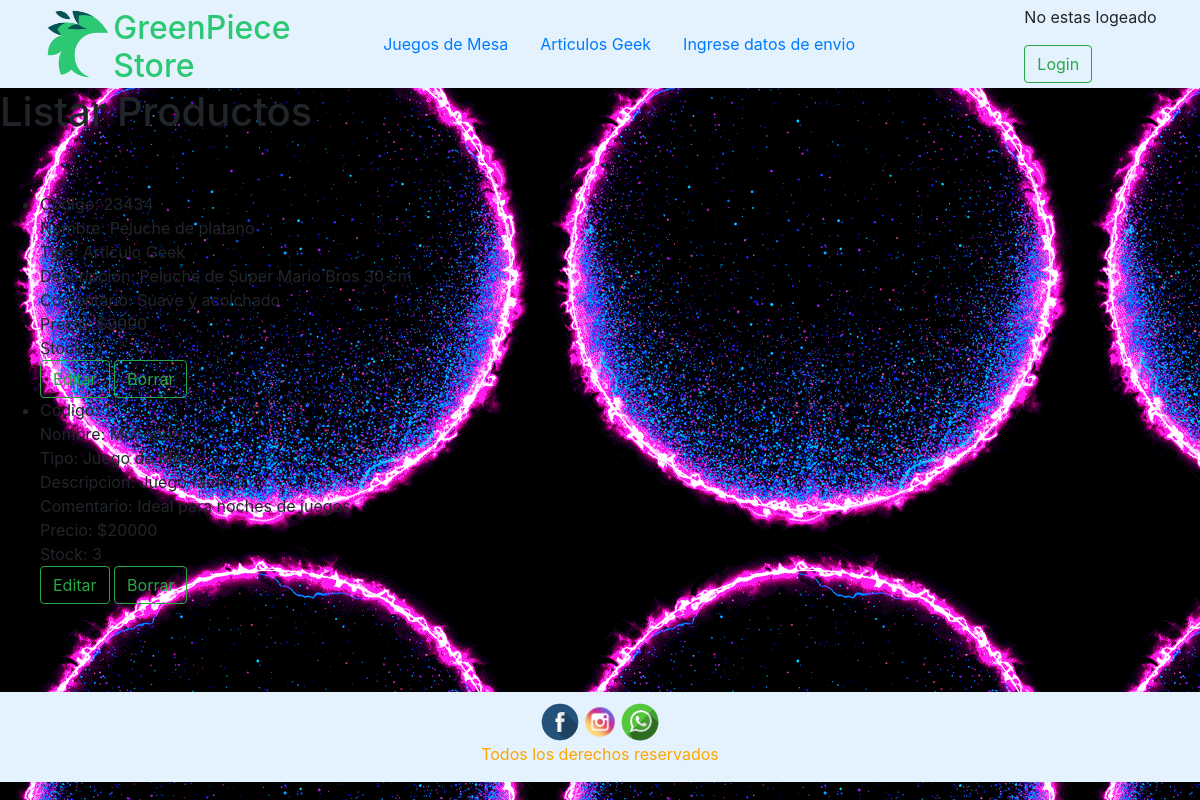
The page /listarProductos on the database its author committed.
### PagVenta/models.py (models this page shows, shortened)
class Producto(models.Model):
    codigo = models.CharField(max_length=5)
    nombre = models.CharField(max_length=100)
    tipo = models.TextField(default='')
    descripcion = models.TextField()
    comentario = models.TextField()
    precio = models.IntegerField()
    stock = models.IntegerField()
    imagen = models.FileField(upload_to='static/img')
    class Meta:
        db_table = 'productos'
        permissions = (
            ('admin',_('Es admin')),
            ('cliente',_('Es cliente')),
        )

### PagVenta/views.py (the view)
# urls.py: path('listarProductos',views.listar_producto),
def listar_producto(request):
    productos = Producto.objects.all()
    return render(request,"app/listar_productos.html",{'productos': productos})

### PagVenta/templates/app/listar_productos.html (shortened to what this page needs)
{% load staticfiles %}
<!DOCTYPE html>
<html lang="en">
<head>
    <link rel="stylesheet" href="{% static 'css/index.css' %}">
    <link rel="stylesheet" href="https://stackpath.bootstrapcdn.com/bootstrap/4.3.1/css/bootstrap.min.css">
</head>
<body>
    <div class="header">
        <div class="logo">
            <a href="index"><img class="logo" src="{% static 'img/logo-temporal.png' %}" alt="LOGO"></a>
            <a id="text-logo" href="index">
                <h2 id="name">GreenPiece <br> Store</h2>
            </a>
        </div>
        <div class="nav">
            <nav>
                <ul class="nav">
                    <li class="nav-item"><a class="nav-link" href="juegos_mesa">Juegos de Mesa</a></li>
                    <li class="nav-item"><a class="nav-link" href="articulos_geeks">Articulos Geek</a></li>
                    <li class="nav-item"><a class="nav-link" href="formulario">Ingrese datos de envio</a></li>
                </ul>
            </nav>
        </div>
        <div>
            {% if user.is_authenticated %} Bienvenido {{ user.username }}!
            <p><a class="btn btn-outline-success my-2 my-sm-0" href="{% url 'logout' %}">Logout</a></p>
            {% else %}
            <p>No estas logeado</p>
            <a class="btn btn-outline-success my-2 my-sm-0" href="{% url 'login' %}">Login</a> {% endif %}
        </div>
    </div>
    <h1>Listar Productos</h1>
    <br><br>
    <ul>
        {% for c in productos %}
        <li>
            Codigo: {{c.codigo}} <br>Nombre: {{c.nombre}} <br> {% if c.tipo == 'Juego_de_mesa' %} Tipo: Juego de Mesa{% endif %} {% if c.tipo == 'Articulo_Geek' %} Tipo: Articulo Geek{% endif %}<br>Descripcion: {{c.descripcion}} <br>Comentario: {{c.comentario}}
            <br>Precio: ${{c.precio}} <br>Stock: {{c.stock}}
            <br><a href="/editarProducto/{{c.id}}" class="btn btn-outline-success my-2 my-sm-0">Editar</a>
            <a class="btn btn-outline-success my-2 my-sm-0" href="/eliminarProducto/{{c.id}}" onclick="return confirm('¿Seguro de borrar?');">
            Borrar</a>
        </li>
        {% endfor %}
    </ul>
    <br><br><br>
    <footer id="fondo">
        <div id="rss">
            <img id="rss_img1" src="../../../static/img/Logo-face.png" alt="">
            <img id="rss_img2" src="../../../static/img/Logo-insta.png" alt="">
            <img id="rss_img3" src="../../../static/img/Logo-wsp.png" alt="">
        </div>
        <div id="derechos">
            <p>Todos los derechos reservados</p>
        </div>
    </footer>
</body>
</html>

### static/css/index.css (style rules this page uses)
.header { width: 100%; background-color: #e3f2fd; display: flex; justify-content: space-around; align-items: center; border: 5px solid; border-color: transparent; position: sticky; top: 0; z-index: 100; }
.logo { height: 70px; float: left; display: flex; }
.nav { align-items: center; }
body { background-image: url(/img/giphy.gif); }
#name { color: rgb(45, 200, 116); }
#text-logo { color: transparent; }
#rss_img1, #rss_img2, #rss_img3 { width: 40px; height: 40px; }
#rss { display: flex; justify-content: center; padding-top: 10px; }
#derechos { display: flex; justify-content: center; color: orange; }
#fondo { background-color: #e3f2fd; }

### rows shown on the page
Producto: codigo "23434", nombre "Peluche de platano", tipo "Tipo: Articulo Geek", descripcion "Peluche de Super Mario Bros 30 cm", comentario "Suave y acolchado", precio "9990", stock "5"
Producto: codigo "1", nombre "Monopoly", tipo "Tipo: Juego de Mesa", descripcion "Juego familiar", comentario "Ideal para noches de juegos", precio "20000", stock "3"
